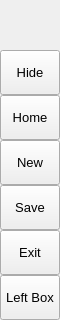
        <widget class="QFrame" name="leftMenuBg">
         <property name="minimumSize">
          <size>
           <width>60</width>
           <height>0</height>
          </size>
         </property>
         <property name="maximumSize">
          <size>
           <width>60</width>
           <height>16777215</height>
          </size>
         </property>
         <property name="frameShape">
          <enum>QFrame::NoFrame</enum>
         </property>
         <property name="frameShadow">
          <enum>QFrame::Raised</enum>
         </property>
         <layout class="QVBoxLayout" name="verticalLayout_3">
          <property name="spacing">
           <number>0</number>
          </property>
          <property name="leftMargin">
           <number>0</number>
          </property>
          <property name="topMargin">
           <number>0</number>
          </property>
          <property name="rightMargin">
           <number>0</number>
          </property>
          <property name="bottomMargin">
           <number>0</number>
          </property>
          <item>
           <widget class="QFrame" name="topLogoInfo">
            <property name="minimumSize">
             <size>
              <width>0</width>
              <height>50</height>
             </size>
            </property>
            <property name="maximumSize">
             <size>
              <width>16777215</width>
              <height>50</height>
             </size>
            </property>
            <property name="frameShape">
             <enum>QFrame::NoFrame</enum>
            </property>
            <property name="frameShadow">
             <enum>QFrame::Raised</enum>
            </property>
            <widget class="QFrame" name="topLogo">
             <property name="geometry">
              <rect>
               <x>10</x>
               <y>5</y>
               <width>42</width>
               <height>42</height>
              </rect>
             </property>
             <property name="minimumSize">
              <size>
               <width>42</width>
               <height>42</height>
              </size>
             </property>
             <property name="maximumSize">
              <size>
               <width>42</width>
               <height>42</height>
              </size>
             </property>
             <property name="styleSheet">
              <string notr="true"/>
             </property>
             <property name="frameShape">
              <enum>QFrame::NoFrame</enum>
             </property>
             <property name="frameShadow">
              <enum>QFrame::Raised</enum>
             </property>
            </widget>
            <widget class="QLabel" name="titleLeftApp">
             <property name="geometry">
              <rect>
               <x>70</x>
               <y>8</y>
               <width>160</width>
               <height>20</height>
              </rect>
             </property>
             <property name="font">
              <font>
               <family>Segoe UI Semibold</family>
               <pointsize>12</pointsize>
               <italic>false</italic>
               <fontweight></fontweight>
              </font>
             </property>
             <property name="text">
              <string>ReBind</string>
             </property>
             <property name="alignment">
              <set>Qt::AlignLeading|Qt::AlignLeft|Qt::AlignTop</set>
             </property>
            </widget>
            <widget class="QLabel" name="titleLeftDescription">
             <property name="geometry">
              <rect>
               <x>70</x>
               <y>27</y>
               <width>160</width>
               <height>16</height>
              </rect>
             </property>
             <property name="maximumSize">
              <size>
               <width>16777215</width>
               <height>16</height>
              </size>
             </property>
             <property name="font">
              <font>
               <family>Segoe UI</family>
               <pointsize>8</pointsize>
               <italic>false</italic>
               <bold>false</bold>
              </font>
             </property>
             <property name="text">
              <string>The Key Rebinding Program</string>
             </property>
             <property name="alignment">
              <set>Qt::AlignLeading|Qt::AlignLeft|Qt::AlignTop</set>
             </property>
            </widget>
           </widget>
          </item>
          <item>
           <widget class="QFrame" name="leftMenuFrame">
            <property name="frameShape">
             <enum>QFrame::NoFrame</enum>
            </property>
            <property name="frameShadow">
             <enum>QFrame::Raised</enum>
            </property>
            <layout class="QVBoxLayout" name="verticalMenuLayout">
             <property name="spacing">
              <number>0</number>
             </property>
             <property name="leftMargin">
              <number>0</number>
             </property>
             <property name="topMargin">
              <number>0</number>
             </property>
             <property name="rightMargin">
              <number>0</number>
             </property>
             <property name="bottomMargin">
              <number>0</number>
             </property>
             <item>
              <widget class="QFrame" name="toggleBox">
               <property name="maximumSize">
                <size>
                 <width>16777215</width>
                 <height>45</height>
                </size>
               </property>
               <property name="frameShape">
                <enum>QFrame::NoFrame</enum>
               </property>
               <property name="frameShadow">
                <enum>QFrame::Raised</enum>
               </property>
               <layout class="QVBoxLayout" name="verticalLayout_4">
                <property name="spacing">
                 <number>0</number>
                </property>
                <property name="leftMargin">
                 <number>0</number>
                </property>
                <property name="topMargin">
                 <number>0</number>
                </property>
                <property name="rightMargin">
                 <number>0</number>
                </property>
                <property name="bottomMargin">
                 <number>0</number>
                </property>
                <item>
                 <widget class="QPushButton" name="toggleButton">
                  <property name="sizePolicy">
                   <sizepolicy hsizetype="Expanding" vsizetype="Fixed">
                    <horstretch>0</horstretch>
                    <verstretch>0</verstretch>
                   </sizepolicy>
                  </property>
                  <property name="minimumSize">
                   <size>
                    <width>0</width>
                    <height>45</height>
                   </size>
                  </property>
                  <property name="font">
                   <font>
                    <family>Segoe UI</family>
                    <pointsize>10</pointsize>
                    <italic>false</italic>
                    <bold>false</bold>
                   </font>
                  </property>
                  <property name="cursor">
                   <cursorShape>PointingHandCursor</cursorShape>
                  </property>
                  <property name="layoutDirection">
                   <enum>Qt::LeftToRight</enum>
                  </property>
                  <property name="styleSheet">
                   <string notr="true">background-image: url(:/icons/images/icons/icon_menu.png);</string>
                  </property>
                  <property name="text">
                   <string>Hide</string>
                  </property>
                 </widget>
                </item>
               </layout>
              </widget>
             </item>
             <item alignment="Qt::AlignTop">
              <widget class="QFrame" name="topMenu">
               <property name="frameShape">
                <enum>QFrame::NoFrame</enum>
               </property>
               <property name="frameShadow">
                <enum>QFrame::Raised</enum>
               </property>
               <layout class="QVBoxLayout" name="verticalLayout_8">
                <property name="spacing">
                 <number>0</number>
                </property>
                <property name="leftMargin">
                 <number>0</number>
                </property>
                <property name="topMargin">
                 <number>0</number>
                </property>
                <property name="rightMargin">
                 <number>0</number>
                </property>
                <property name="bottomMargin">
                 <number>0</number>
                </property>
                <item>
                 <widget class="QPushButton" name="btn_home">
                  <property name="sizePolicy">
                   <sizepolicy hsizetype="Expanding" vsizetype="Fixed">
                    <horstretch>0</horstretch>
                    <verstretch>0</verstretch>
                   </sizepolicy>
                  </property>
                  <property name="minimumSize">
                   <size>
                    <width>0</width>
                    <height>45</height>
                   </size>
                  </property>
                  <property name="font">
                   <font>
                    <family>Segoe UI</family>
                    <pointsize>10</pointsize>
                    <italic>false</italic>
                    <bold>false</bold>
                   </font>
                  </property>
                  <property name="cursor">
                   <cursorShape>PointingHandCursor</cursorShape>
                  </property>
                  <property name="layoutDirection">
                   <enum>Qt::LeftToRight</enum>
                  </property>
                  <property name="styleSheet">
                   <string notr="true">background-image: url(:/icons/images/icons/cil-home.png);</string>
                  </property>
                  <property name="text">
                   <string>Home</string>
                  </property>
                 </widget>
                </item>
                <item>
                 <widget class="QPushButton" name="btn_macro">
                  <property name="sizePolicy">
                   <sizepolicy hsizetype="Expanding" vsizetype="Fixed">
                    <horstretch>0</horstretch>
                    <verstretch>0</verstretch>
                   </sizepolicy>
                  </property>
                  <property name="minimumSize">
                   <size>
                    <width>0</width>
                    <height>45</height>
                   </size>
                  </property>
                  <property name="font">
                   <font>
                    <family>Segoe UI</family>
                    <pointsize>10</pointsize>
                    <italic>false</italic>
                    <bold>false</bold>
                   </font>
                  </property>
                  <property name="cursor">
                   <cursorShape>PointingHandCursor</cursorShape>
                  </property>
                  <property name="layoutDirection">
                   <enum>Qt::LeftToRight</enum>
                  </property>
                  <property name="styleSheet">
                   <string notr="true">background-image: url(:/icons/images/icons/cil-file.png);</string>
                  </property>
                  <property name="text">
                   <string>New</string>
                  </property>
                 </widget>
                </item>
                <item>
                 <widget class="QPushButton" name="btn_save">
                  <property name="sizePolicy">
                   <sizepolicy hsizetype="Expanding" vsizetype="Fixed">
                    <horstretch>0</horstretch>
                    <verstretch>0</verstretch>
                   </sizepolicy>
                  </property>
                  <property name="minimumSize">
                   <size>
                    <width>0</width>
                    <height>45</height>
                   </size>
                  </property>
                  <property name="font">
                   <font>
                    <family>Segoe UI</family>
                    <pointsize>10</pointsize>
                    <italic>false</italic>
                    <bold>false</bold>
                   </font>
                  </property>
                  <property name="cursor">
                   <cursorShape>PointingHandCursor</cursorShape>
                  </property>
                  <property name="layoutDirection">
                   <enum>Qt::LeftToRight</enum>
                  </property>
                  <property name="styleSheet">
                   <string notr="true">background-image: url(:/icons/images/icons/cil-save.png)</string>
                  </property>
                  <property name="text">
                   <string>Save</string>
                  </property>
                 </widget>
                </item>
                <item>
                 <widget class="QPushButton" name="btn_exit">
                  <property name="sizePolicy">
                   <sizepolicy hsizetype="Expanding" vsizetype="Fixed">
                    <horstretch>0</horstretch>
                    <verstretch>0</verstretch>
                   </sizepolicy>
                  </property>
                  <property name="minimumSize">
                   <size>
                    <width>0</width>
                    <height>45</height>
                   </size>
                  </property>
                  <property name="font">
                   <font>
                    <family>Segoe UI</family>
                    <pointsize>10</pointsize>
                    <italic>false</italic>
                    <bold>false</bold>
                   </font>
                  </property>
                  <property name="cursor">
                   <cursorShape>PointingHandCursor</cursorShape>
                  </property>
                  <property name="layoutDirection">
                   <enum>Qt::LeftToRight</enum>
                  </property>
                  <property name="styleSheet">
                   <string notr="true">background-image: url(:/icons/images/icons/cil-x.png);</string>
                  </property>
                  <property name="text">
                   <string>Exit</string>
                  </property>
                 </widget>
                </item>
               </layout>
              </widget>
             </item>
             <item alignment="Qt::AlignBottom">
              <widget class="QFrame" name="bottomMenu">
               <property name="frameShape">
                <enum>QFrame::NoFrame</enum>
               </property>
               <property name="frameShadow">
                <enum>QFrame::Raised</enum>
               </property>
               <layout class="QVBoxLayout" name="verticalLayout_9">
                <property name="spacing">
                 <number>0</number>
                </property>
                <property name="leftMargin">
                 <number>0</number>
                </property>
                <property name="topMargin">
                 <number>0</number>
                </property>
                <property name="rightMargin">
                 <number>0</number>
                </property>
                <property name="bottomMargin">
                 <number>0</number>
                </property>
                <item>
                 <widget class="QPushButton" name="toggleLeftBox">
                  <property name="sizePolicy">
                   <sizepolicy hsizetype="Expanding" vsizetype="Fixed">
                    <horstretch>0</horstretch>
                    <verstretch>0</verstretch>
                   </sizepolicy>
                  </property>
                  <property name="minimumSize">
                   <size>
                    <width>0</width>
                    <height>45</height>
                   </size>
                  </property>
                  <property name="font">
                   <font>
                    <family>Segoe UI</family>
                    <pointsize>10</pointsize>
                    <italic>false</italic>
                    <bold>false</bold>
                   </font>
                  </property>
                  <property name="cursor">
                   <cursorShape>PointingHandCursor</cursorShape>
                  </property>
                  <property name="layoutDirection">
                   <enum>Qt::LeftToRight</enum>
                  </property>
                  <property name="styleSheet">
                   <string notr="true">background-image: url(:/icons/images/icons/icon_settings.png);</string>
                  </property>
                  <property name="text">
                   <string>Left Box</string>
                  </property>
                 </widget>
                </item>
               </layout>
              </widget>
             </item>
            </layout>
           </widget>
          </item>
         </layout>
        </widget>
